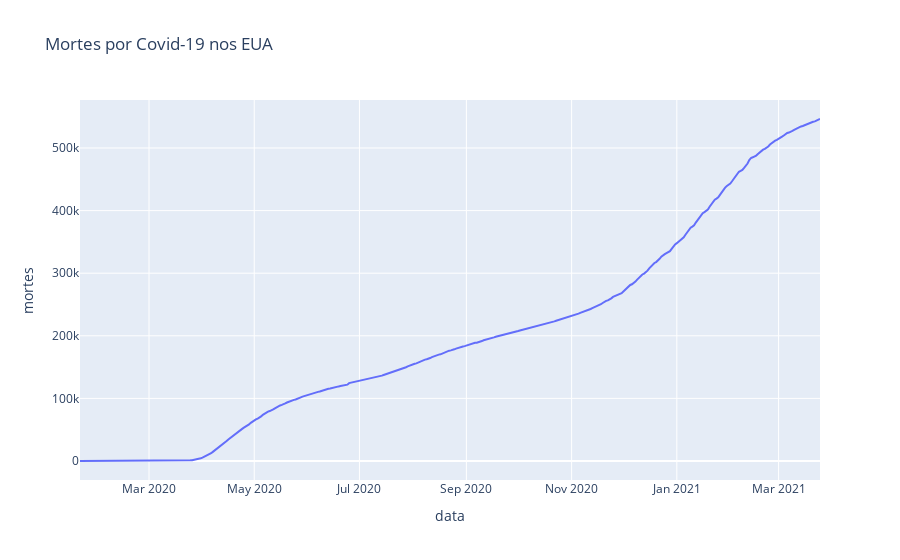

Notebook code cell kept with this figure:
### Code cell
# Agora, visualizar as mortes
px.line(database, 'data', 'mortes', title='Mortes por Covid-19 nos EUA')

### Figure 1 — Plotly figure (JSON) as saved in the notebook; plotly's stock layout.template omitted (floating-point values rounded to 4 significant figures; data arrays with more than 128 entries replaced by an {"elided": "..."} marker saying what was removed)
{"data": [{"hovertemplate": "data=%{x}<br>mortes=%{y}<extra></extra>", "legendgroup": "", "line": {"color": "#636efa", "dash": "solid"}, "mode": "lines", "name": "", "orientation": "v", "showlegend": false, "type": "scatter", "x": {"elided": "430 str values"}, "xaxis": "x", "y": {"elided": "430 int values"}, "yaxis": "y"}], "layout": {"legend": {"tracegroupgap": 0}, "title": {"text": "Mortes por Covid-19 nos EUA"}, "xaxis": {"anchor": "y", "domain": [0, 1], "title": {"text": "data"}}, "yaxis": {"anchor": "x", "domain": [0, 1], "title": {"text": "mortes"}}}}
